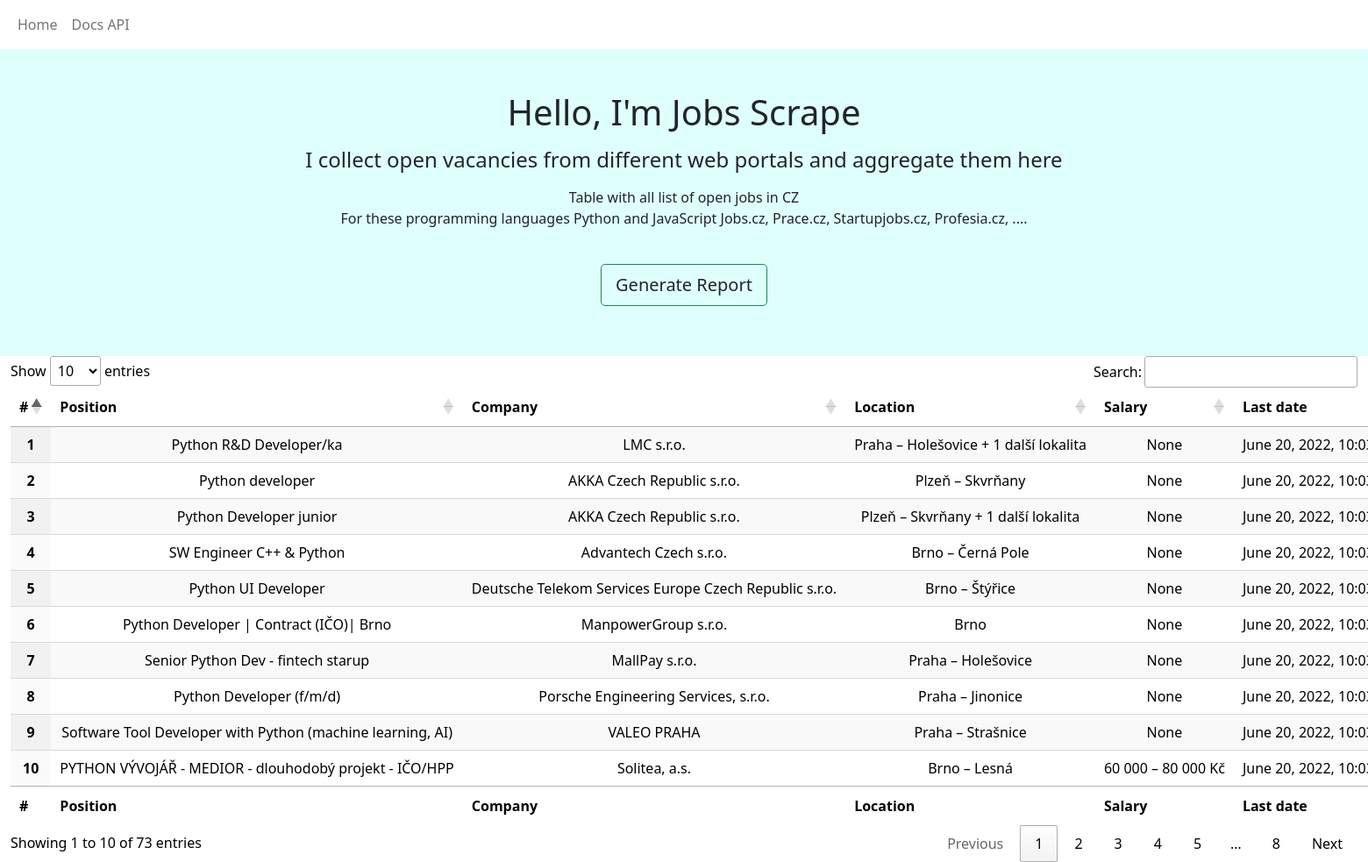
The page / on the database its author committed.
### jobs/models.py (models this page shows, shortened)
class Job(models.Model):
    position = models.CharField(max_length=200, unique=True)
    company = models.CharField(max_length=200)
    address = models.CharField(max_length=200)
    salary = models.CharField(max_length=200, null=True, blank=True)
    create_date = models.DateTimeField(auto_now_add=True)

### jobs/frontend/views.py (the view)
# urls.py: 2. Add a URL to urlpatterns:  path('', views.home, name='home')
def home(request):
    jobs = Job.objects.all()
    context = {"jobs": jobs}
    return render(request, "index.html", context)

### jobs/templates/index.html (shortened to what this page needs)
<!DOCTYPE html>
{% load static %}
<html lang="en">
  <head>
    <link
      href="https://cdn.jsdelivr.net/npm/bootstrap@5.0.2/dist/css/bootstrap.min.css"
      rel="stylesheet"
    />
    <link rel="stylesheet" href="https://cdn.datatables.net/1.13.6/css/jquery.dataTables.min.css" />
    <link
      rel="stylesheet"
      href="https://cdn.datatables.net/searchbuilder/1.6.0/css/searchBuilder.dataTables.min.css"
    />
    <link
      rel="stylesheet"
      href="https://cdn.datatables.net/datetime/1.5.1/css/dataTables.dateTime.min.css"
    />
    <link
      rel="stylesheet"
      href="https://cdn.datatables.net/searchpanes/2.2.0/css/searchPanes.dataTables.min.css"
    />
    <link
      rel="stylesheet"
      href="https://cdn.datatables.net/select/1.7.0/css/select.dataTables.min.css"
    />
    <link rel="stylesheet" type="text/css" href="{% static 'css/index.css' %}" />
  </head>
  <body>
    {% include 'components/navbar.html' with title="Hello, I'm Jobs Scrape" desc=True extra="" %}
    {% include 'components/content.html' %}
  </body>
</html>

### jobs/templates/components/navbar.html (shortened to what this page needs)
{% load static %}
<header>
  <nav class="navbar navbar-expand-lg navbar-light bg-white">
    <div class="container-fluid">
      <div class="collapse navbar-collapse" id="navbarExample01">
        <ul class="navbar-nav me-auto mb-2 mb-lg-0">
          <li class="nav-item active">
            <a class="nav-link" aria-current="page" href="/">Home</a>
          </li>
          <li class="nav-item">
            <a class="nav-link" href="docs">Docs API</a>
          </li>
        </ul>
      </div>
    </div>
  </nav>
  <div class="p-5 text-center bg-image img-custom">
    <div class="mask">
      <div class="d-flex justify-content-center align-items-center h-100">
        <div class="text-white">
          <h1 class="mb-3 text-dark">{{title}}</h1>
          {% if desc %}
          <h4 class="mb-3 text-dark">
            I collect open vacancies from different web portals and aggregate them here
          </h4>
          <p class="text-dark">
            Table with all list of open jobs in CZ <br />
            For these programming languages Python and JavaScript Jobs.cz, Prace.cz, Startupjobs.cz,
            Profesia.cz, ....
          </p>
          <a class="btn btn-outline-success btn-lg mt-4 text-dark" href="#!" role="button"
            >Generate Report</a
          >
          {% else %}
          <h4 class="mb-3 text-dark">{{extra}}</h4>
          <a class="btn btn-outline-success btn-lg mt-4 text-dark" href="/" role="button"
            >Home</a
          >
          {% endif %}
        </div>
      </div>
    </div>
  </div>
</header>

### jobs/templates/components/content.html
<section>
  <div class="container-fluid text-center">
    <table class="display nowrap" id="myTable" style="width: 100%">
      <thead>
        <tr>
          <th scope="col">#</th>
          <th scope="col">Position</th>
          <th scope="col">Company</th>
          <th scope="col">Location</th>
          <th scope="col">Salary</th>
          <th scope="col">Last date</th>
        </tr>
      </thead>
      <tbody>
        {% for job in jobs %}
        <tr>
          <th scope="row">{{ job.id }}</th>
          <td>{{ job.position }}</td>
          <td>{{ job.company }}</td>
          <td>{{ job.address }}</td>
          <td>{{ job.salary }}</td>
          <td>{{ job.create_date }}</td>
        </tr>
        {% endfor %}
      </tbody>
      <tfoot>
        <tr>
          <th scope="col">#</th>
          <th scope="col">Position</th>
          <th scope="col">Company</th>
          <th scope="col">Location</th>
          <th scope="col">Salary</th>
          <th scope="col">Last date</th>
        </tr>
      </tfoot>
    </table>
  </div>
</section>

### static/css/index.css (style rules this page uses)
body { margin: 0; padding: 0; box-sizing: border-box; color: black; }

### rows shown on the page
Job: id "1", position "Python R&D Developer/ka", company "LMC s.r.o.", address "Praha – Holešovice + 1 další lokalita", salary "None", create_date "June 20, 2022,…"
Job: id "2", position "Python developer", company "AKKA Czech Republic s.r.o.", address "Plzeň – Skvrňany", salary "None", create_date "June 20, 2022,…"
Job: id "3", position "Python Developer junior", company "AKKA Czech Republic s.r.o.", address "Plzeň – Skvrňany + 1 další lokalita", salary "None", create_date "June 20, 2022,…"
Job: id "4", position "SW Engineer C++ & Python", company "Advantech Czech s.r.o.", address "Brno – Černá Pole", salary "None", create_date "June 20, 2022,…"
Job: id "5", position "Python UI Developer", company "Deutsche Telekom Services Europe Czech Republic s.r.o.", address "Brno – Štýřice", salary "None", create_date "June 20, 2022,…"
Job: id "6", position "Python Developer | Contract (IČO)| Brno", company "ManpowerGroup s.r.o.", address "Brno", salary "None", create_date "June 20, 2022,…"
Job: id "7", position "Senior Python Dev - fintech starup", company "MallPay s.r.o.", address "Praha – Holešovice", salary "None", create_date "June 20, 2022,…"
Job: id "8", position "Python Developer (f/m/d)", company "Porsche Engineering Services, s.r.o.", address "Praha – Jinonice", salary "None", create_date "June 20, 2022,…"
Job: id "9", position "Software Tool Developer with Python (machine learning, AI)", company "VALEO PRAHA", address "Praha – Strašnice", salary "None", create_date "June 20, 2022,…"
Job: id "10", position "PYTHON VÝVOJÁŘ - MEDIOR - dlouhodobý projekt - IČO/HPP", company "Solitea, a.s.", address "Brno – Lesná", salary "60 000 – 80 000 Kč", create_date "June 20, 2022,…"

### other values the page prints
{{ title }} "Hello, I'm Jobs Scrape"
